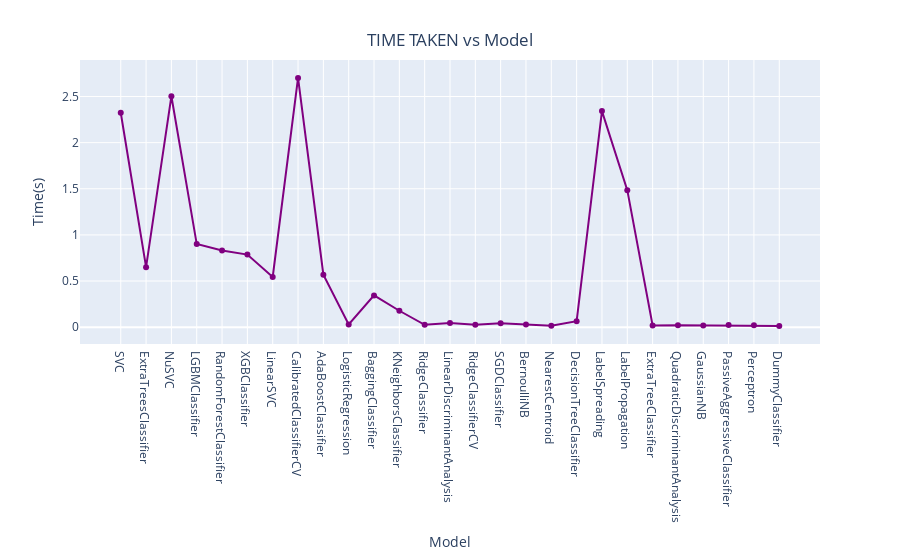

The cell this chart's notebook holds for it:
### Code cell
if report:
    line = px.line(data_frame= models ,y =["Time Taken"] , markers = True, width=600, height=600)
else:
    line = px.line(data_frame= models ,y =["Time Taken"] , markers = True)
line.update_xaxes(title="Model",
              rangeslider_visible = False)
line.update_yaxes(title = "Time(s)")
line.update_traces(line_color="purple")
line.update_layout(showlegend = False,
    title = {
        'text': 'TIME TAKEN vs Model',
        'y':0.94,
        'x':0.5,
        'xanchor': 'center',
        'yanchor': 'top'})

line.show()

### Figure 1 — Plotly figure (JSON) as saved in the notebook; plotly's stock layout.template omitted (floating-point values rounded to 4 significant figures)
{"data": [{"hovertemplate": "variable=Time Taken<br>Model=%{x}<br>value=%{y}<extra></extra>", "legendgroup": "Time Taken", "line": {"color": "purple", "dash": "solid"}, "marker": {"symbol": "circle"}, "mode": "lines+markers", "name": "Time Taken", "orientation": "v", "showlegend": true, "type": "scatter", "x": ["SVC", "ExtraTreesClassifier", "NuSVC", "LGBMClassifier", "RandomForestClassifier", "XGBClassifier", "LinearSVC", "CalibratedClassifierCV", "AdaBoostClassifier", "LogisticRegression", "BaggingClassifier", "KNeighborsClassifier", "RidgeClassifier", "LinearDiscriminantAnalysis", "RidgeClassifierCV", "SGDClassifier", "BernoulliNB", "NearestCentroid", "DecisionTreeClassifier", "LabelSpreading", "LabelPropagation", "ExtraTreeClassifier", "QuadraticDiscriminantAnalysis", "GaussianNB", "PassiveAggressiveClassifier", "Perceptron", "DummyClassifier"], "xaxis": "x", "y": [2.324, 0.6499, 2.503, 0.9009, 0.8305, 0.7864, 0.5439, 2.701, 0.5692, 0.02941, 0.3445, 0.178, 0.02526, 0.04605, 0.0262, 0.04316, 0.02903, 0.01441, 0.06442, 2.342, 1.485, 0.01772, 0.02214, 0.01926, 0.02346, 0.01984, 0.01219], "yaxis": "y"}], "layout": {"legend": {"title": {"text": "variable"}, "tracegroupgap": 0}, "margin": {"t": 60}, "showlegend": false, "title": {"text": "TIME TAKEN vs Model", "x": 0.5, "xanchor": "center", "y": 0.94, "yanchor": "top"}, "xaxis": {"anchor": "y", "domain": [0, 1], "rangeslider": {"visible": false}, "title": {"text": "Model"}}, "yaxis": {"anchor": "x", "domain": [0, 1], "title": {"text": "Time(s)"}}}}
